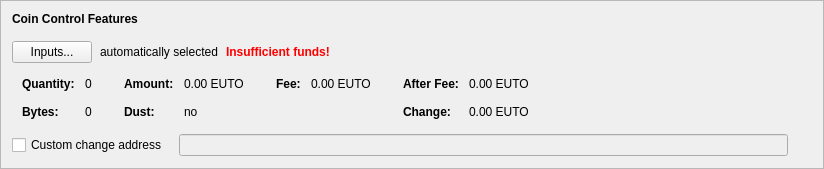
      <widget class="QFrame" name="frameCoinControl">
       <property name="sizePolicy">
        <sizepolicy hsizetype="Preferred" vsizetype="Fixed">
         <horstretch>0</horstretch>
         <verstretch>0</verstretch>
        </sizepolicy>
       </property>
       <property name="frameShape">
        <enum>QFrame::StyledPanel</enum>
       </property>
       <property name="frameShadow">
        <enum>QFrame::Raised</enum>
       </property>
       <layout class="QVBoxLayout" name="verticalLayout_4">
        <item>
         <layout class="QVBoxLayout" name="verticalLayoutCoinControl" stretch="0,0,0,0,0">
          <property name="spacing">
           <number>0</number>
          </property>
          <property name="sizeConstraint">
           <enum>QLayout::SetDefaultConstraint</enum>
          </property>
          <property name="leftMargin">
           <number>0</number>
          </property>
          <property name="topMargin">
           <number>0</number>
          </property>
          <item>
           <layout class="QHBoxLayout" name="horizontalLayoutCoinControl1">
            <property name="bottomMargin">
             <number>15</number>
            </property>
            <item>
             <widget class="QLabel" name="labelCoinControlFeatures">
              <property name="sizePolicy">
               <sizepolicy hsizetype="Preferred" vsizetype="Maximum">
                <horstretch>0</horstretch>
                <verstretch>0</verstretch>
               </sizepolicy>
              </property>
              <property name="font">
               <font>
                <weight>75</weight>
                <bold>true</bold>
               </font>
              </property>
              <property name="styleSheet">
               <string notr="true">font-weight:bold;</string>
              </property>
              <property name="text">
               <string>Coin Control Features</string>
              </property>
             </widget>
            </item>
           </layout>
          </item>
          <item>
           <layout class="QHBoxLayout" name="horizontalLayoutCoinControl2" stretch="0,0,0,0">
            <property name="spacing">
             <number>8</number>
            </property>
            <property name="bottomMargin">
             <number>10</number>
            </property>
            <item>
             <widget class="QPushButton" name="pushButtonCoinControl">
              <property name="styleSheet">
               <string notr="true"/>
              </property>
              <property name="text">
               <string>Inputs...</string>
              </property>
              <property name="autoDefault">
               <bool>false</bool>
              </property>
             </widget>
            </item>
            <item>
             <widget class="QLabel" name="labelCoinControlAutomaticallySelected">
              <property name="text">
               <string>automatically selected</string>
              </property>
              <property name="margin">
               <number>5</number>
              </property>
             </widget>
            </item>
            <item>
             <widget class="QLabel" name="labelCoinControlInsuffFunds">
              <property name="font">
               <font>
                <weight>75</weight>
                <bold>true</bold>
               </font>
              </property>
              <property name="styleSheet">
               <string notr="true">color:red;font-weight:bold;</string>
              </property>
              <property name="text">
               <string>Insufficient funds!</string>
              </property>
              <property name="margin">
               <number>5</number>
              </property>
             </widget>
            </item>
            <item>
             <spacer name="horizontalSpacerCoinControl">
              <property name="orientation">
               <enum>Qt::Horizontal</enum>
              </property>
              <property name="sizeHint" stdset="0">
               <size>
                <width>40</width>
                <height>1</height>
               </size>
              </property>
             </spacer>
            </item>
           </layout>
          </item>
          <item>
           <widget class="QWidget" name="widgetCoinControl" native="true">
            <property name="sizePolicy">
             <sizepolicy hsizetype="Preferred" vsizetype="Preferred">
              <horstretch>0</horstretch>
              <verstretch>0</verstretch>
             </sizepolicy>
            </property>
            <property name="minimumSize">
             <size>
              <width>0</width>
              <height>0</height>
             </size>
            </property>
            <property name="styleSheet">
             <string notr="true"/>
            </property>
            <layout class="QHBoxLayout" name="horizontalLayoutCoinControl5">
             <property name="leftMargin">
              <number>0</number>
             </property>
             <property name="topMargin">
              <number>0</number>
             </property>
             <property name="rightMargin">
              <number>0</number>
             </property>
             <property name="bottomMargin">
              <number>0</number>
             </property>
             <item>
              <layout class="QHBoxLayout" name="horizontalLayoutCoinControl3" stretch="0,0,0,1">
               <property name="spacing">
                <number>20</number>
               </property>
               <property name="topMargin">
                <number>0</number>
               </property>
               <property name="bottomMargin">
                <number>10</number>
               </property>
               <item>
                <layout class="QFormLayout" name="formLayoutCoinControl1">
                 <property name="horizontalSpacing">
                  <number>10</number>
                 </property>
                 <property name="verticalSpacing">
                  <number>14</number>
                 </property>
                 <property name="leftMargin">
                  <number>10</number>
                 </property>
                 <property name="topMargin">
                  <number>4</number>
                 </property>
                 <property name="rightMargin">
                  <number>6</number>
                 </property>
                 <item row="0" column="0">
                  <widget class="QLabel" name="labelCoinControlQuantityText">
                   <property name="font">
                    <font>
                     <weight>75</weight>
                     <bold>true</bold>
                    </font>
                   </property>
                   <property name="text">
                    <string>Quantity:</string>
                   </property>
                   <property name="margin">
                    <number>0</number>
                   </property>
                  </widget>
                 </item>
                 <item row="0" column="1">
                  <widget class="QLabel" name="labelCoinControlQuantity">
                   <property name="cursor">
                    <cursorShape>IBeamCursor</cursorShape>
                   </property>
                   <property name="contextMenuPolicy">
                    <enum>Qt::ActionsContextMenu</enum>
                   </property>
                   <property name="text">
                    <string notr="true">0</string>
                   </property>
                   <property name="margin">
                    <number>0</number>
                   </property>
                   <property name="textInteractionFlags">
                    <set>Qt::LinksAccessibleByMouse|Qt::TextSelectableByKeyboard|Qt::TextSelectableByMouse</set>
                   </property>
                  </widget>
                 </item>
                 <item row="1" column="0">
                  <widget class="QLabel" name="labelCoinControlBytesText">
                   <property name="font">
                    <font>
                     <weight>75</weight>
                     <bold>true</bold>
                    </font>
                   </property>
                   <property name="text">
                    <string>Bytes:</string>
                   </property>
                  </widget>
                 </item>
                 <item row="1" column="1">
                  <widget class="QLabel" name="labelCoinControlBytes">
                   <property name="cursor">
                    <cursorShape>IBeamCursor</cursorShape>
                   </property>
                   <property name="contextMenuPolicy">
                    <enum>Qt::ActionsContextMenu</enum>
                   </property>
                   <property name="text">
                    <string notr="true">0</string>
                   </property>
                   <property name="textInteractionFlags">
                    <set>Qt::LinksAccessibleByMouse|Qt::TextSelectableByKeyboard|Qt::TextSelectableByMouse</set>
                   </property>
                  </widget>
                 </item>
                </layout>
               </item>
               <item>
                <layout class="QFormLayout" name="formLayoutCoinControl2">
                 <property name="horizontalSpacing">
                  <number>10</number>
                 </property>
                 <property name="verticalSpacing">
                  <number>14</number>
                 </property>
                 <property name="leftMargin">
                  <number>6</number>
                 </property>
                 <property name="topMargin">
                  <number>4</number>
                 </property>
                 <property name="rightMargin">
                  <number>6</number>
                 </property>
                 <item row="0" column="0">
                  <widget class="QLabel" name="labelCoinControlAmountText">
                   <property name="font">
                    <font>
                     <weight>75</weight>
                     <bold>true</bold>
                    </font>
                   </property>
                   <property name="text">
                    <string>Amount:</string>
                   </property>
                   <property name="margin">
                    <number>0</number>
                   </property>
                  </widget>
                 </item>
                 <item row="0" column="1">
                  <widget class="QLabel" name="labelCoinControlAmount">
                   <property name="cursor">
                    <cursorShape>IBeamCursor</cursorShape>
                   </property>
                   <property name="contextMenuPolicy">
                    <enum>Qt::ActionsContextMenu</enum>
                   </property>
                   <property name="text">
                    <string notr="true">0.00 EUTO</string>
                   </property>
                   <property name="textInteractionFlags">
                    <set>Qt::LinksAccessibleByMouse|Qt::TextSelectableByKeyboard|Qt::TextSelectableByMouse</set>
                   </property>
                  </widget>
                 </item>
                 <item row="1" column="0">
                  <widget class="QLabel" name="labelCoinControlLowOutputText">
                   <property name="font">
                    <font>
                     <weight>75</weight>
                     <bold>true</bold>
                    </font>
                   </property>
                   <property name="text">
                    <string>Dust:</string>
                   </property>
                  </widget>
                 </item>
                 <item row="1" column="1">
                  <widget class="QLabel" name="labelCoinControlLowOutput">
                   <property name="cursor">
                    <cursorShape>IBeamCursor</cursorShape>
                   </property>
                   <property name="contextMenuPolicy">
                    <enum>Qt::ActionsContextMenu</enum>
                   </property>
                   <property name="text">
                    <string notr="true">no</string>
                   </property>
                   <property name="textInteractionFlags">
                    <set>Qt::LinksAccessibleByMouse|Qt::TextSelectableByKeyboard|Qt::TextSelectableByMouse</set>
                   </property>
                  </widget>
                 </item>
                </layout>
               </item>
               <item>
                <layout class="QFormLayout" name="formLayoutCoinControl3">
                 <property name="horizontalSpacing">
                  <number>10</number>
                 </property>
                 <property name="verticalSpacing">
                  <number>14</number>
                 </property>
                 <property name="leftMargin">
                  <number>6</number>
                 </property>
                 <property name="topMargin">
                  <number>4</number>
                 </property>
                 <property name="rightMargin">
                  <number>6</number>
                 </property>
                 <item row="0" column="0">
                  <widget class="QLabel" name="labelCoinControlFeeText">
                   <property name="font">
                    <font>
                     <weight>75</weight>
                     <bold>true</bold>
                    </font>
                   </property>
                   <property name="text">
                    <string>Fee:</string>
                   </property>
                   <property name="margin">
                    <number>0</number>
                   </property>
                  </widget>
                 </item>
                 <item row="0" column="1">
                  <widget class="QLabel" name="labelCoinControlFee">
                   <property name="cursor">
                    <cursorShape>IBeamCursor</cursorShape>
                   </property>
                   <property name="contextMenuPolicy">
                    <enum>Qt::ActionsContextMenu</enum>
                   </property>
                   <property name="text">
                    <string notr="true">0.00 EUTO</string>
                   </property>
                   <property name="textInteractionFlags">
                    <set>Qt::LinksAccessibleByMouse|Qt::TextSelectableByKeyboard|Qt::TextSelectableByMouse</set>
                   </property>
                  </widget>
                 </item>
                </layout>
               </item>
               <item>
                <layout class="QFormLayout" name="formLayoutCoinControl4">
                 <property name="horizontalSpacing">
                  <number>10</number>
                 </property>
                 <property name="verticalSpacing">
                  <number>14</number>
                 </property>
                 <property name="leftMargin">
                  <number>6</number>
                 </property>
                 <property name="topMargin">
                  <number>4</number>
                 </property>
                 <property name="rightMargin">
                  <number>6</number>
                 </property>
                 <item row="0" column="0">
                  <widget class="QLabel" name="labelCoinControlAfterFeeText">
                   <property name="font">
                    <font>
                     <weight>75</weight>
                     <bold>true</bold>
                    </font>
                   </property>
                   <property name="text">
                    <string>After Fee:</string>
                   </property>
                   <property name="margin">
                    <number>0</number>
                   </property>
                  </widget>
                 </item>
                 <item row="0" column="1">
                  <widget class="QLabel" name="labelCoinControlAfterFee">
                   <property name="cursor">
                    <cursorShape>IBeamCursor</cursorShape>
                   </property>
                   <property name="contextMenuPolicy">
                    <enum>Qt::ActionsContextMenu</enum>
                   </property>
                   <property name="text">
                    <string notr="true">0.00 EUTO</string>
                   </property>
                   <property name="textInteractionFlags">
                    <set>Qt::LinksAccessibleByMouse|Qt::TextSelectableByKeyboard|Qt::TextSelectableByMouse</set>
                   </property>
                  </widget>
                 </item>
                 <item row="1" column="0">
                  <widget class="QLabel" name="labelCoinControlChangeText">
                   <property name="font">
                    <font>
                     <weight>75</weight>
                     <bold>true</bold>
                    </font>
                   </property>
                   <property name="text">
                    <string>Change:</string>
                   </property>
                  </widget>
                 </item>
                 <item row="1" column="1">
                  <widget class="QLabel" name="labelCoinControlChange">
                   <property name="cursor">
                    <cursorShape>IBeamCursor</cursorShape>
                   </property>
                   <property name="contextMenuPolicy">
                    <enum>Qt::ActionsContextMenu</enum>
                   </property>
                   <property name="text">
                    <string notr="true">0.00 EUTO</string>
                   </property>
                   <property name="textInteractionFlags">
                    <set>Qt::LinksAccessibleByMouse|Qt::TextSelectableByKeyboard|Qt::TextSelectableByMouse</set>
                   </property>
                  </widget>
                 </item>
                </layout>
               </item>
              </layout>
             </item>
            </layout>
           </widget>
          </item>
          <item>
           <layout class="QHBoxLayout" name="horizontalLayoutCoinControl4" stretch="0,0,0">
            <property name="spacing">
             <number>12</number>
            </property>
            <property name="sizeConstraint">
             <enum>QLayout::SetDefaultConstraint</enum>
            </property>
            <property name="topMargin">
             <number>5</number>
            </property>
            <property name="rightMargin">
             <number>5</number>
            </property>
            <item>
             <widget class="QCheckBox" name="checkBoxCoinControlChange">
              <property name="toolTip">
               <string>If this is activated, but the change address is empty or invalid, change will be sent to a newly generated address.</string>
              </property>
              <property name="text">
               <string>Custom change address</string>
              </property>
             </widget>
            </item>
            <item>
             <widget class="QValidatedLineEdit" name="lineEditCoinControlChange">
              <property name="enabled">
               <bool>false</bool>
              </property>
              <property name="sizePolicy">
               <sizepolicy hsizetype="Expanding" vsizetype="Fixed">
                <horstretch>0</horstretch>
                <verstretch>0</verstretch>
               </sizepolicy>
              </property>
             </widget>
            </item>
            <item>
             <widget class="QLabel" name="labelCoinControlChangeLabel">
              <property name="sizePolicy">
               <sizepolicy hsizetype="Preferred" vsizetype="Expanding">
                <horstretch>0</horstretch>
                <verstretch>0</verstretch>
               </sizepolicy>
              </property>
              <property name="minimumSize">
               <size>
                <width>0</width>
                <height>0</height>
               </size>
              </property>
              <property name="text">
               <string/>
              </property>
              <property name="margin">
               <number>3</number>
              </property>
             </widget>
            </item>
           </layout>
          </item>
          <item>
           <spacer name="verticalSpacerCoinControl">
            <property name="orientation">
             <enum>Qt::Vertical</enum>
            </property>
            <property name="sizeType">
             <enum>QSizePolicy::Expanding</enum>
            </property>
            <property name="sizeHint" stdset="0">
             <size>
              <width>800</width>
              <height>1</height>
             </size>
            </property>
           </spacer>
          </item>
         </layout>
        </item>
       </layout>
      </widget>
